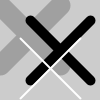
Frame 1 (no input)
Frame 60 (the mouse pressed at the canvas centre just before this capture): identical to frame 1, image omitted
Frame 120 (the mouse held since frame 60 and released just before this capture): identical to frame 1, image omitted

The Processing sketch that drew this single still picture (run headless with seeded random() and noise(); from frame 60 on, the mouse is pressed at the canvas centre):

// Processing sketch: EX_05
// ── EX_05.pde
void setup() {
  size(100, 100);
}

void draw() {
  background(204);
  // Draw thick, light gray X
  stroke(160);          
  strokeWeight(20);
  line(0, 5, 60, 65);
  line(60, 5, 0, 65);
  // Draw medium, black X
  stroke(0);            
  strokeWeight(10);
  line(30, 20, 90, 80);
  line(90, 20, 30, 80);
  // Draw thin, white X
  stroke(255);          
  strokeWeight(2);
  line(20, 38, 80, 98);
  line(80, 38, 20, 98);
}
